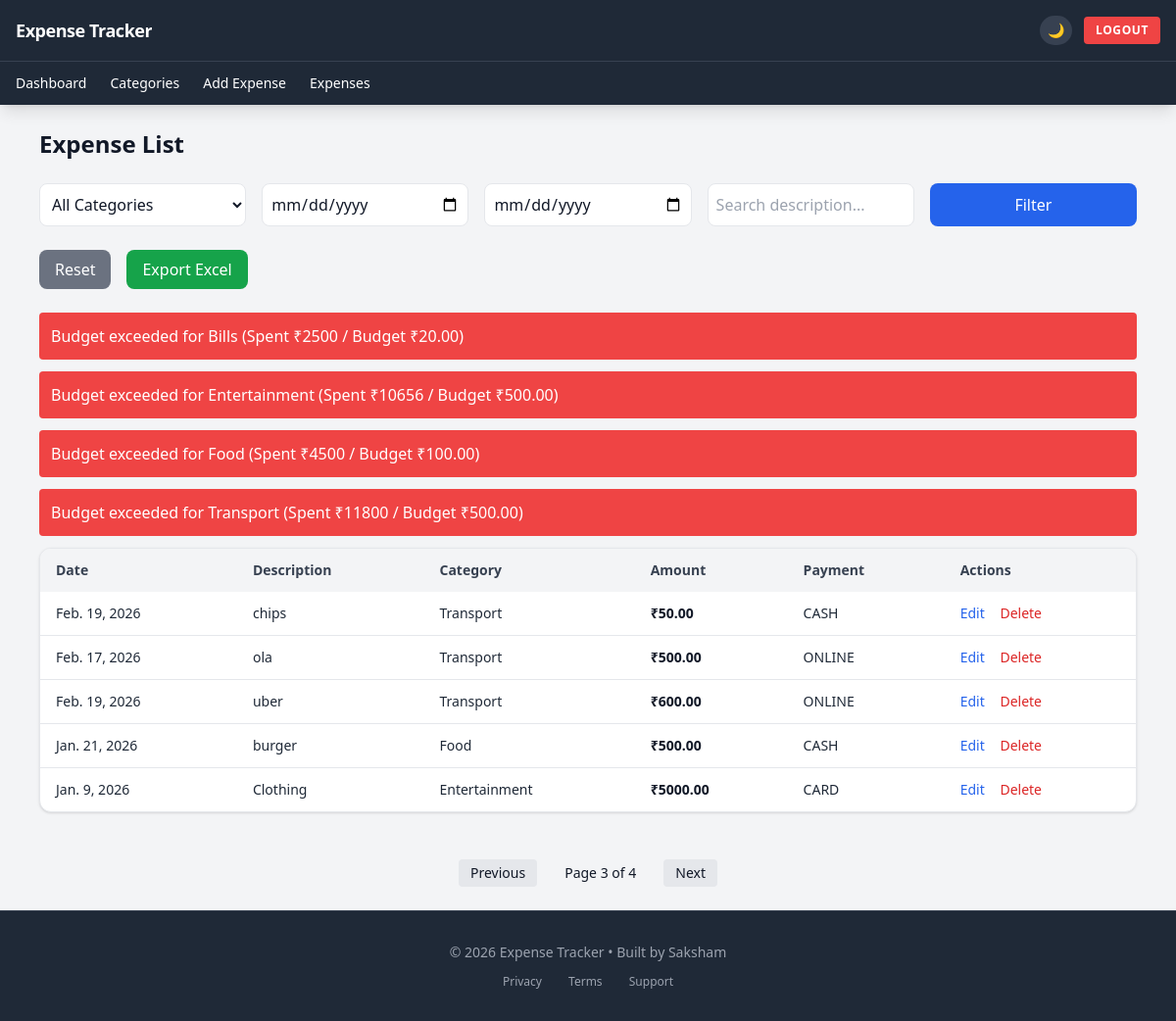
/expenses/?page=3 (signed in), run on the app's committed database.
### expenses/models.py (models this page shows, shortened)
class Category(models.Model):
    user = models.ForeignKey(User, on_delete=models.CASCADE)
    name = models.CharField(max_length=100)
    budget = models.DecimalField(max_digits=10, decimal_places=2, null=True, blank=True)
    def __str__(self):
        return self.name
    class Meta:
        unique_together = ['user', 'name']
        ordering = ['name']

class Expense(models.Model):
    user = models.ForeignKey(User, on_delete=models.CASCADE)
    amount = models.DecimalField(max_digits=10, decimal_places=2)
    category = models.ForeignKey(Category, on_delete=models.CASCADE)
    description = models.CharField(max_length=255)
    date = models.DateField()
    PAYMENT_CHOICES = [
    ('CASH', 'Cash'),
    ('CARD', 'Card'),
    ('ONLINE', 'Online')
]
    payment_method = models.CharField(max_length=10, choices=PAYMENT_CHOICES)
    created_at = models.DateTimeField(auto_now_add=True)

### expenses/views.py (the view)
# urls.py: path('expenses/', views.expense_list, name='expense_list'),
@login_required
def expense_list(request):
    expenses = Expense.objects.filter(user=request.user).order_by('-created_at')
    categories = Category.objects.filter(user=request.user)
    category_id = request.GET.get("category")
    start_date = request.GET.get("start_date")
    end_date = request.GET.get("end_date")
    search_query = request.GET.get("search")
    if search_query:
        expenses = expenses.filter(description__icontains=search_query)
    if category_id:
        expenses = expenses.filter(category_id=category_id)
    if start_date:
        expenses = expenses.filter(date__gte=start_date)
    if end_date:
        expenses = expenses.filter(date__lte=end_date)
    paginator = Paginator(expenses, 5)
    page_number = request.GET.get("page")
    page_obj = paginator.get_page(page_number)
    alerts = []
    for category in categories:
        total = Expense.objects.filter(
            user=request.user,
            category=category
        ).aggregate(Sum('amount'))['amount__sum'] or 0
        if category.budget and total > category.budget:
            alerts.append({
                "name": category.name,
                "spent": total,
                "budget": category.budget
            })
    context = {
        "expenses": page_obj,
        "categories": categories,
        "selected_category": category_id,
        "start_date": start_date,
        "end_date": end_date,
        "search_query": search_query,
        "page_obj": page_obj,
        "alerts": alerts
    }
    return render(request, "expense_list.html", context)

### templates/expense_list.html (shortened to what this page needs)
{% extends 'base.html' %}
{% block content %}
<div class="max-w-7xl mx-auto px-4">
<h2 class="text-2xl font-semibold mb-6">Expense List</h2>
<form method="GET" class="grid md:grid-cols-5 gap-4 mb-6">
<select name="category"
class="border rounded-lg p-2 bg-white dark:bg-gray-700 dark:text-white">
<option value="">All Categories</option>
</select>
<input
type="date"
name="start_date"
value="{{ start_date }}"
class="border rounded-lg p-2 bg-white dark:bg-gray-700 dark:text-white"
/>
<input
type="date"
name="end_date"
value="{{ end_date }}"
class="border rounded-lg p-2 bg-white dark:bg-gray-700 dark:text-white"
/>
<input
type="text"
name="search"
placeholder="Search description..."
value="{{ search_query|default:'' }}"
class="border rounded-lg p-2 bg-white dark:bg-gray-700 dark:text-white"
/>
<button
type="submit"
class="bg-blue-600 hover:bg-blue-700 text-white rounded-lg px-4 py-2">
Filter
</button>
</form>
<div class="flex gap-4 mb-6">
<a
href="/expenses/"
class="bg-gray-500 hover:bg-gray-600 text-white px-4 py-2 rounded-lg">
Reset
</a>
<a
href="{% url 'export_excel' %}?category={{ selected_category }}&start_date={{ start_date }}&end_date={{ end_date }}&search={{ search_query }}"
class="bg-green-600 hover:bg-green-700 text-white px-4 py-2 rounded-lg">
Export Excel
</a>
</div>
{% for alert in alerts %}
<div class="bg-red-500 text-white p-3 rounded mb-3">
Budget exceeded for {{ alert.name }}
(Spent ₹{{ alert.spent }} / Budget ₹{{ alert.budget }})
</div>
{% endfor %}
<div class="bg-white dark:bg-gray-800 shadow rounded-xl overflow-hidden mb-12 border border-gray-200 dark:border-gray-700">
<table class="w-full text-sm text-gray-800 dark:text-gray-200">
<thead class="bg-gray-100 dark:bg-gray-700 text-gray-700 dark:text-gray-200">
<tr>
<th class="px-4 py-3 text-left">Date</th>
<th class="px-4 py-3 text-left">Description</th>
<th class="px-4 py-3 text-left">Category</th>
<th class="px-4 py-3 text-left">Amount</th>
<th class="px-4 py-3 text-left">Payment</th>
<th class="px-4 py-3 text-left">Actions</th>
</tr>
</thead>
<tbody class="divide-y divide-gray-200 dark:divide-gray-700">
{% for expense in expenses %}
<tr class="hover:bg-gray-50 dark:hover:bg-gray-700 transition">
<td class="px-4 py-3">{{ expense.date }}</td>
<td class="px-4 py-3">{{ expense.description }}</td>
<td class="px-4 py-3">{{ expense.category }}</td>
<td class="px-4 py-3 font-semibold text-gray-900 dark:text-gray-100">
₹{{ expense.amount }}
</td>
<td class="px-4 py-3">{{ expense.payment_method }}</td>
<td class="px-4 py-3 space-x-3">
<a href="{% url 'edit_expense' expense.id %}"
class="text-blue-600 dark:text-blue-400 hover:underline">
Edit
</a>
<a href="{% url 'delete_expense' expense.id %}"
onclick="return confirm('Delete this expense?');"
class="text-red-600 dark:text-red-400 hover:underline">
Delete
</a>
</td>
</tr>
{% endfor %}
</tbody>
</table>
</div>
<div class="flex justify-center items-center gap-4 mt-10 text-sm">
{% if page_obj.has_previous %}
<a class="px-3 py-1 bg-gray-200 dark:bg-gray-700 rounded"
href="?page={{ page_obj.previous_page_number }}">
Previous
</a>
{% endif %}
<span class="px-3 py-1">
Page {{ page_obj.number }} of {{ page_obj.paginator.num_pages }}
</span>
{% if page_obj.has_next %}
<a class="px-3 py-1 bg-gray-200 dark:bg-gray-700 rounded"
href="?page={{ page_obj.next_page_number }}">
Next
</a>
{% endif %}
</div>
</div>
{% endblock %}

### data on the page
Category: name "Bills", budget "20.00"
Category: name "Entertainment", budget "500.00"
Category: name "Food", budget "100.00"
Category: name "Transport", budget "500.00"
Expense: date "Feb. 19, 2026", description "chips", category "Transport", amount "50.00", payment_method "CASH"
Expense: date "Feb. 17, 2026", description "ola", category "Transport", amount "500.00", payment_method "ONLINE"
Expense: date "Feb. 19, 2026", description "uber", category "Transport", amount "600.00", payment_method "ONLINE"
Expense: date "Jan. 21, 2026", description "burger", category "Food", amount "500.00", payment_method "CASH"
Expense: date "Jan. 9, 2026", description "Clothing", category "Entertainment", amount "5000.00", payment_method "CARD"

### other printed values
{{ alert.spent }} "2500" "10656" "4500" "11800"
{{ page_obj.number }} "3"
{{ page_obj.paginator.num_pages }} "4"
